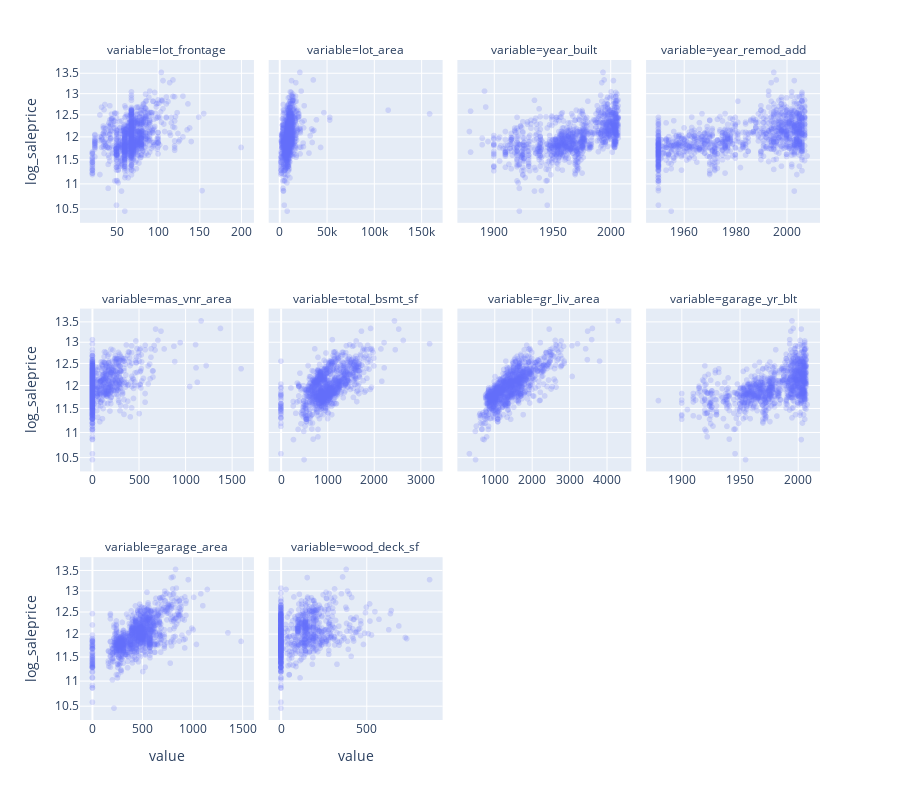

The notebook cell this image was saved under:
### Markdown cell above
### Log-transformed sale price

Let's reproduce these plots, but with the log-transformed sale price response variable.

### Code cell
# recreate the scatterplots above, but with log(saleprice)
ames_long = ames_numeric.melt(id_vars="saleprice")
ames_long_log = ames_long.copy()
ames_long_log["log_saleprice"] = np.log(ames_long_log["saleprice"])
fig = px.scatter(ames_long_log,
                 x="value", y="log_saleprice", facet_col="variable",
                 facet_col_wrap=4, opacity=0.2, height=800,
                 facet_row_spacing=0.13, log_y=True)
fig.update_xaxes(matches=None, showticklabels=True)

### Figure 1 — Plotly figure (JSON) as saved in the notebook; plotly's stock layout.template omitted (floating-point values rounded to 4 significant figures; data arrays with more than 128 entries replaced by an {"elided": "..."} marker saying what was removed)
{"data": [{"hovertemplate": "variable=lot_frontage<br>value=%{x}<br>log_saleprice=%{y}<extra></extra>", "legendgroup": "", "marker": {"color": "#636efa", "opacity": 0.2, "symbol": "circle"}, "mode": "markers", "name": "", "showlegend": false, "type": "scattergl", "x": {"elided": "1126 int values"}, "xaxis": "x9", "y": {"elided": "1126 float values"}, "yaxis": "y9"}, {"hovertemplate": "variable=lot_area<br>value=%{x}<br>log_saleprice=%{y}<extra></extra>", "legendgroup": "", "marker": {"color": "#636efa", "opacity": 0.2, "symbol": "circle"}, "mode": "markers", "name": "", "showlegend": false, "type": "scattergl", "x": {"elided": "1126 int values"}, "xaxis": "x10", "y": {"elided": "1126 float values"}, "yaxis": "y10"}, {"hovertemplate": "variable=year_built<br>value=%{x}<br>log_saleprice=%{y}<extra></extra>", "legendgroup": "", "marker": {"color": "#636efa", "opacity": 0.2, "symbol": "circle"}, "mode": "markers", "name": "", "showlegend": false, "type": "scattergl", "x": {"elided": "1126 int values"}, "xaxis": "x11", "y": {"elided": "1126 float values"}, "yaxis": "y11"}, {"hovertemplate": "variable=year_remod_add<br>value=%{x}<br>log_saleprice=%{y}<extra></extra>", "legendgroup": "", "marker": {"color": "#636efa", "opacity": 0.2, "symbol": "circle"}, "mode": "markers", "name": "", "showlegend": false, "type": "scattergl", "x": {"elided": "1126 int values"}, "xaxis": "x12", "y": {"elided": "1126 float values"}, "yaxis": "y12"}, {"hovertemplate": "variable=mas_vnr_area<br>value=%{x}<br>log_saleprice=%{y}<extra></extra>", "legendgroup": "", "marker": {"color": "#636efa", "opacity": 0.2, "symbol": "circle"}, "mode": "markers", "name": "", "showlegend": false, "type": "scattergl", "x": {"elided": "1126 int values"}, "xaxis": "x5", "y": {"elided": "1126 float values"}, "yaxis": "y5"}, {"hovertemplate": "variable=total_bsmt_sf<br>value=%{x}<br>log_saleprice=%{y}<extra></extra>", "legendgroup": "", "marker": {"color": "#636efa", "opacity": 0.2, "symbol": "circle"}, "mode": "markers", "name": "", "showlegend": false, "type": "scattergl", "x": {"elided": "1126 int values"}, "xaxis": "x6", "y": {"elided": "1126 float values"}, "yaxis": "y6"}, {"hovertemplate": "variable=gr_liv_area<br>value=%{x}<br>log_saleprice=%{y}<extra></extra>", "legendgroup": "", "marker": {"color": "#636efa", "opacity": 0.2, "symbol": "circle"}, "mode": "markers", "name": "", "showlegend": false, "type": "scattergl", "x": {"elided": "1126 int values"}, "xaxis": "x7", "y": {"elided": "1126 float values"}, "yaxis": "y7"}, {"hovertemplate": "variable=garage_yr_blt<br>value=%{x}<br>log_saleprice=%{y}<extra></extra>", "legendgroup": "", "marker": {"color": "#636efa", "opacity": 0.2, "symbol": "circle"}, "mode": "markers", "name": "", "showlegend": false, "type": "scattergl", "x": {"elided": "1126 int values"}, "xaxis": "x8", "y": {"elided": "1126 float values"}, "yaxis": "y8"}, {"hovertemplate": "variable=garage_area<br>value=%{x}<br>log_saleprice=%{y}<extra></extra>", "legendgroup": "", "marker": {"color": "#636efa", "opacity": 0.2, "symbol": "circle"}, "mode": "markers", "name": "", "showlegend": false, "type": "scattergl", "x": {"elided": "1126 int values"}, "xaxis": "x", "y": {"elided": "1126 float values"}, "yaxis": "y"}, {"hovertemplate": "variable=wood_deck_sf<br>value=%{x}<br>log_saleprice=%{y}<extra></extra>", "legendgroup": "", "marker": {"color": "#636efa", "opacity": 0.2, "symbol": "circle"}, "mode": "markers", "name": "", "showlegend": false, "type": "scattergl", "x": {"elided": "1126 int values"}, "xaxis": "x2", "y": {"elided": "1126 float values"}, "yaxis": "y2"}], "layout": {"annotations": [{"font": {}, "showarrow": false, "text": "variable=garage_area", "x": 0.1175, "xanchor": "center", "xref": "paper", "y": 0.2467, "yanchor": "bottom", "yref": "paper"}, {"font": {}, "showarrow": false, "text": "variable=wood_deck_sf", "x": 0.3725, "xanchor": "center", "xref": "paper", "y": 0.2467, "yanchor": "bottom", "yref": "paper"}, {"font": {}, "showarrow": false, "text": "variable=mas_vnr_area", "x": 0.1175, "xanchor": "center", "xref": "paper", "y": 0.6233, "yanchor": "bottom", "yref": "paper"}, {"font": {}, "showarrow": false, "text": "variable=total_bsmt_sf", "x": 0.3725, "xanchor": "center", "xref": "paper", "y": 0.6233, "yanchor": "bottom", "yref": "paper"}, {"font": {}, "showarrow": false, "text": "variable=gr_liv_area", "x": 0.6275, "xanchor": "center", "xref": "paper", "y": 0.6233, "yanchor": "bottom", "yref": "paper"}, {"font": {}, "showarrow": false, "text": "variable=garage_yr_blt", "x": 0.8825, "xanchor": "center", "xref": "paper", "y": 0.6233, "yanchor": "bottom", "yref": "paper"}, {"font": {}, "showarrow": false, "text": "variable=lot_frontage", "x": 0.1175, "xanchor": "center", "xref": "paper", "y": 1, "yanchor": "bottom", "yref": "paper"}, {"font": {}, "showarrow": false, "text": "variable=lot_area", "x": 0.3725, "xanchor": "center", "xref": "paper", "y": 1, "yanchor": "bottom", "yref": "paper"}, {"font": {}, "showarrow": false, "text": "variable=year_built", "x": 0.6275, "xanchor": "center", "xref": "paper", "y": 1, "yanchor": "bottom", "yref": "paper"}, {"font": {}, "showarrow": false, "text": "variable=year_remod_add", "x": 0.8825, "xanchor": "center", "xref": "paper", "y": 1, "yanchor": "bottom", "yref": "paper"}], "height": 800, "legend": {"tracegroupgap": 0}, "margin": {"t": 60}, "xaxis": {"anchor": "y", "domain": [0, 0.235], "showticklabels": true, "title": {"text": "value"}}, "xaxis10": {"anchor": "y10", "domain": [0.255, 0.49], "showticklabels": true}, "xaxis11": {"anchor": "y11", "domain": [0.51, 0.745], "showticklabels": true}, "xaxis12": {"anchor": "y12", "domain": [0.765, 1.0], "showticklabels": true}, "xaxis2": {"anchor": "y2", "domain": [0.255, 0.49], "showticklabels": true, "title": {"text": "value"}}, "xaxis3": {"anchor": "y3", "domain": [0.51, 0.745], "showticklabels": true, "title": {"text": "value"}}, "xaxis4": {"anchor": "y4", "domain": [0.765, 1.0], "showticklabels": true, "title": {"text": "value"}}, "xaxis5": {"anchor": "y5", "domain": [0, 0.235], "showticklabels": true}, "xaxis6": {"anchor": "y6", "domain": [0.255, 0.49], "showticklabels": true}, "xaxis7": {"anchor": "y7", "domain": [0.51, 0.745], "showticklabels": true}, "xaxis8": {"anchor": "y8", "domain": [0.765, 1.0], "showticklabels": true}, "xaxis9": {"anchor": "y9", "domain": [0, 0.235], "showticklabels": true}, "yaxis": {"anchor": "x", "domain": [0, 0.2467], "title": {"text": "log_saleprice"}, "type": "log"}, "yaxis10": {"anchor": "x10", "domain": [0.7533, 1], "matches": "y", "showticklabels": false, "type": "log"}, "yaxis11": {"anchor": "x11", "domain": [0.7533, 1], "matches": "y", "showticklabels": false, "type": "log"}, "yaxis12": {"anchor": "x12", "domain": [0.7533, 1], "matches": "y", "showticklabels": false, "type": "log"}, "yaxis2": {"anchor": "x2", "domain": [0, 0.2467], "matches": "y", "showticklabels": false, "type": "log"}, "yaxis3": {"anchor": "x3", "domain": [0, 0.2467], "matches": "y", "showticklabels": false, "type": "log"}, "yaxis4": {"anchor": "x4", "domain": [0, 0.2467], "matches": "y", "showticklabels": false, "type": "log"}, "yaxis5": {"anchor": "x5", "domain": [0.3767, 0.6233], "matches": "y", "title": {"text": "log_saleprice"}, "type": "log"}, "yaxis6": {"anchor": "x6", "domain": [0.3767, 0.6233], "matches": "y", "showticklabels": false, "type": "log"}, "yaxis7": {"anchor": "x7", "domain": [0.3767, 0.6233], "matches": "y", "showticklabels": false, "type": "log"}, "yaxis8": {"anchor": "x8", "domain": [0.3767, 0.6233], "matches": "y", "showticklabels": false, "type": "log"}, "yaxis9": {"anchor": "x9", "domain": [0.7533, 1], "matches": "y", "title": {"text": "log_saleprice"}, "type": "log"}}}
